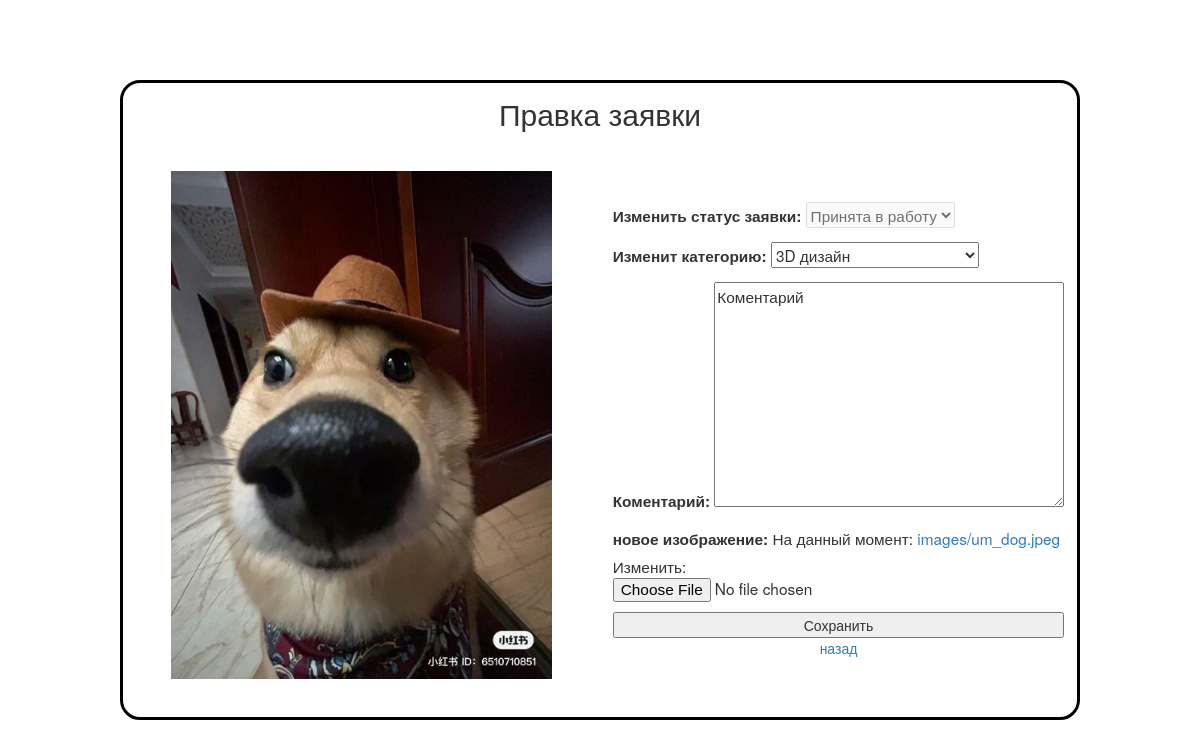
The page /app/profile/application/4/change/ on the database its author committed.
### app/models.py (models this page shows, shortened)
class application(models.Model):
    title = models.CharField(max_length=100)
    description = models.TextField()
    ALL_STATUS = (
        ('n', 'Новая заявка'),
        ('w', 'Принята в работу'),
        ('c', 'Выполнена'),
        ('r', 'Отклонена')
    )
    status = models.CharField(max_length=1, choices=ALL_STATUS, blank=False, default='n')
    date = models.DateField(auto_now=False, auto_now_add=True)
    categories = models.ForeignKey(Category, on_delete=models.CASCADE)
    image = models.ImageField(upload_to='images/', blank=False, null=False)
    username = models.ForeignKey(User, on_delete=models.CASCADE)
    comment = models.TextField(blank=True, null=True)

### app/views.py (the view)
# urls.py: path('profile/application/<int:pk>/change/', views.application_change, name='application_change'),
def application_change(request, pk):
    this_application = get_object_or_404(application, pk=pk)
    if request.method == 'POST':
        form = ApplicationChangeForm(request.POST, request.FILES, instance=this_application)
        if form.is_valid():
            form.save()
            return redirect('profile')
        else:
            return render(request, 'app/application_change.html', {'form': form, 'application': this_application})
    else:
        form = ApplicationChangeForm(instance=this_application)
        return render(request, 'app/application_change.html', {'form': form, 'application': this_application})

### app/forms.py
class ApplicationChangeForm(forms.ModelForm):
    class Meta:
        model = application
        fields = ('status', 'categories', 'comment', 'image')
        labels = {
            'status': 'Изменить статус заявки',
            'categories': 'Изменит категорию',
            'comment': 'Коментарий',
            'image': 'новое изображение'
        }
    def __init__(self, *args, **kwargs):
        super().__init__(*args, **kwargs)
        if self.instance and self.instance.status != 'n':
            self.fields['status'].disabled = True
        if self.instance and self.instance.status == 'n':
            self.fields['image'].required=True
        if self.instance and self.instance.status == 'n':
            self.fields['comment'].required=True

### app/models.py (called while the page is built)
    def __str__(self):
        return self.category_full_name

### app/templates/app/application_change.html (shortened to what this page needs)
{% extends 'base.html' %}
{% load static %}
{% block content %}
    <div class="content">
        <div class="user_authentication_block">
            <h2>Правка заявки</h2>
            <div class="image_content">
                <img src="{{ application.image.url }}" alt="{{ application.title }} image">
            </div>
            <div class="login_form_content">
                <form method="post" class="login_form" enctype="multipart/form-data">
                    {{ form.as_p }}
                    <input type="submit" value="Сохранить">
                </form>
                <a href="{{ request.META.HTTP_REFERER }}">назад</a>
            </div>
        </div>
    </div>
{% endblock %}

### app/static/app/css/style.css (style rules this page uses)
.content { width: 100vw; height: 100vh; display: grid; justify-items: center; align-items: center; }
.user_authentication_block { width: 80vw; aspect-ratio: 3/2; border: 3px solid black; display: grid; grid-template-columns: repeat(2, 1fr); grid-template-rows: 50px auto; justify-items: center; align-items: center; border-radius: 20px; }
.user_authentication_block > h2 { grid-column: span 2; text-align: center; vertical-align: middle; }
.image_content { width: 90%; height: 90%; display: flex; justify-content: center; }
.image_content > img { width: 80%; height: 80%; object-fit: contain }
p { font-size: 110%; }
.login_form > input[type=submit] { width: 100%; }
.login_form_content { width: auto; height: auto; display: flex; flex-direction: column; align-items: center; }
.image_content { width: 100%; height: auto; object-fit: contain; }

### rows shown on the page
application: image (picture), status "Принята в работу", categories "3D дизайн", comment "Коментарий"
